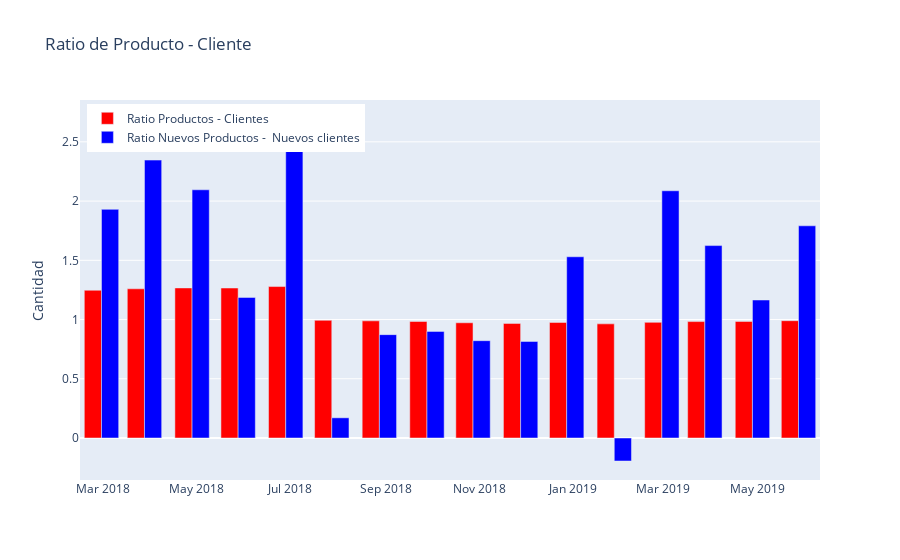

The code cell stored with this chart in its notebook:
### Code cell
bar_clientes_productos_ratio(df_cpi_ratios.iloc[1:], show_fig=True)

### Figure 1 — Plotly figure (JSON) as saved in the notebook; plotly's stock layout.template omitted (floating-point values rounded to 4 significant figures)
{"data": [{"hovertemplate": "%{y:.2f}", "marker": {"color": "red"}, "name": "Ratio Productos - Clientes", "type": "bar", "x": ["2018-02-28T00:00:00", "2018-03-28T00:00:00", "2018-04-28T00:00:00", "2018-05-28T00:00:00", "2018-06-28T00:00:00", "2018-07-28T00:00:00", "2018-08-28T00:00:00", "2018-09-28T00:00:00", "2018-10-28T00:00:00", "2018-11-28T00:00:00", "2018-12-28T00:00:00", "2019-01-28T00:00:00", "2019-02-28T00:00:00", "2019-03-28T00:00:00", "2019-04-28T00:00:00", "2019-05-28T00:00:00"], "y": [1.247, 1.259, 1.267, 1.266, 1.278, 0.9936, 0.9889, 0.9836, 0.9727, 0.9674, 0.9755, 0.9635, 0.9761, 0.9827, 0.9842, 0.9903]}, {"hovertemplate": "%{y:.2f}", "marker": {"color": "blue"}, "name": "Ratio Nuevos Productos -  Nuevos clientes", "type": "bar", "x": ["2018-02-28T00:00:00", "2018-03-28T00:00:00", "2018-04-28T00:00:00", "2018-05-28T00:00:00", "2018-06-28T00:00:00", "2018-07-28T00:00:00", "2018-08-28T00:00:00", "2018-09-28T00:00:00", "2018-10-28T00:00:00", "2018-11-28T00:00:00", "2018-12-28T00:00:00", "2019-01-28T00:00:00", "2019-02-28T00:00:00", "2019-03-28T00:00:00", "2019-04-28T00:00:00", "2019-05-28T00:00:00"], "y": [1.93, 2.346, 2.095, 1.187, 2.693, 0.1705, 0.8726, 0.9, 0.8216, 0.8152, 1.53, -0.1941, 2.087, 1.624, 1.165, 1.791]}], "layout": {"hoverdistance": 200, "hovermode": "x unified", "legend": {"x": 0.01, "xanchor": "left", "y": 0.99, "yanchor": "top"}, "spikedistance": 200, "title": {"text": "Ratio de Producto - Cliente"}, "transition": {"duration": 500}, "xaxis": {"showspikes": true, "spikecolor": "#999999", "spikemode": "across", "spikethickness": 2, "title": {"text": ""}}, "yaxis": {"title": {"text": "Cantidad"}}}}
